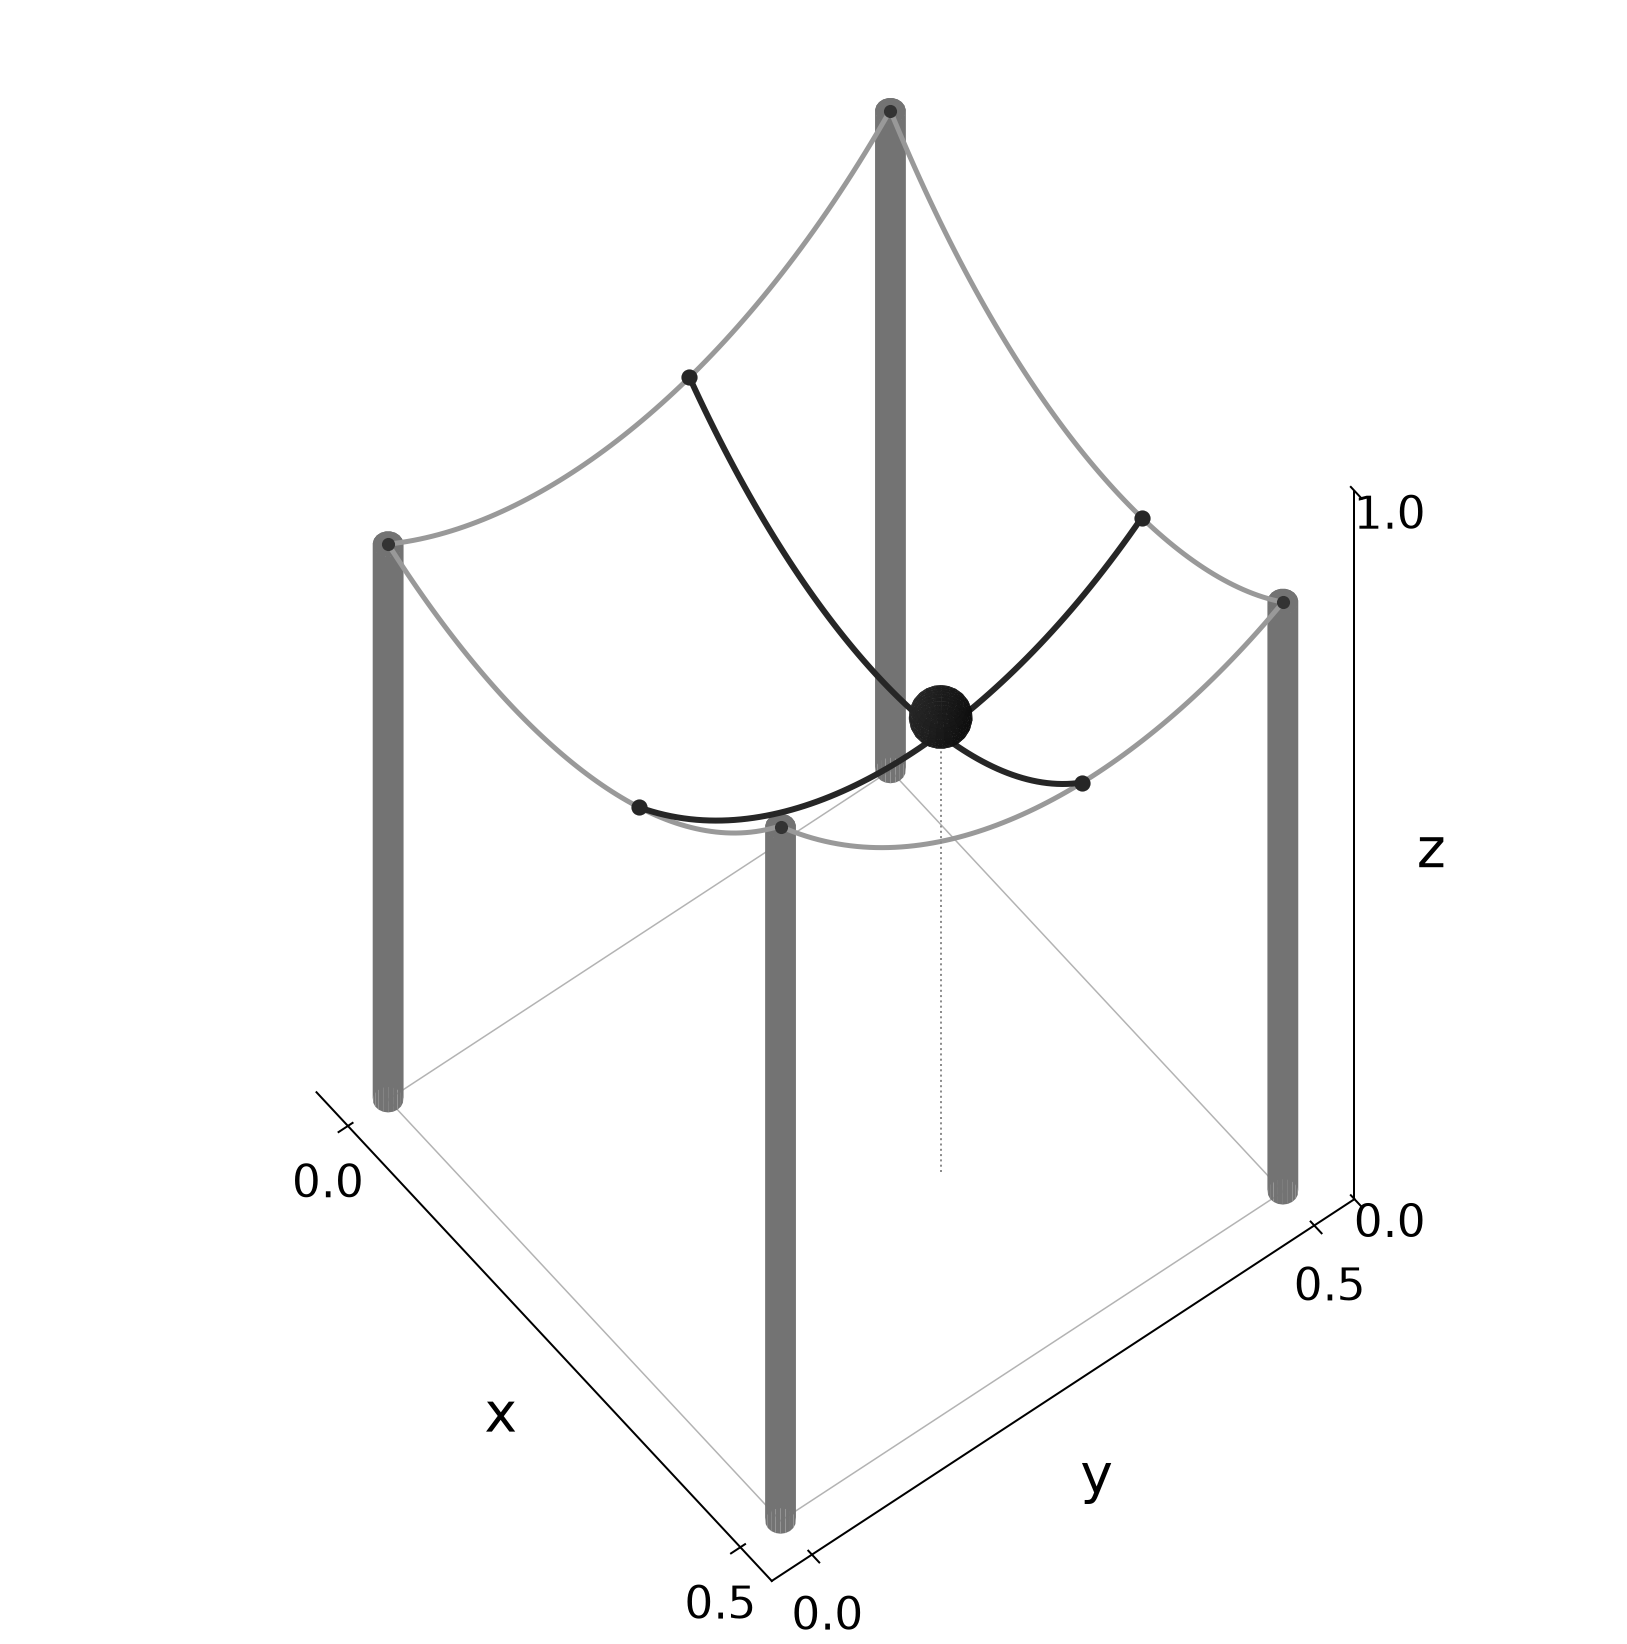

Write Python code to recreate this figure.
"""Single-cell visualization showing the six catenary curves used to compute
the fabric height at a ball's position.

Renders:
  - 4 corner rods (cylinders)
  - 4 perimeter catenaries (W, E, S, N) anchored to rod tops
  - 2 interpolating catenaries (WE at ball.y, SN at ball.x) whose intersection
    gives the surface height where the ball rests
  - 1 ball resting on the surface at that intersection
  - dotted vertical drop lines and small markers on the perimeter catenaries
    showing where the interpolating catenaries are anchored

The fabric surface itself is intentionally NOT drawn — only the curves that
define the height at the ball's position.
"""
import sys
from pathlib import Path

import numpy as np
import matplotlib.pyplot as plt
from mpl_toolkits.mplot3d.art3d import Poly3DCollection

sys.path.insert(0, str(Path(__file__).parent.parent.parent))

from src.physics import catenary as cat


# ---- cell parameters ----------------------------------------------------
D_RODS = 0.5
D_FABRIC = 0.6

# Asymmetric rod heights so all six catenaries have visibly different sag.
# Layout (looking down on the cell):
#       NW (0,1) ---- NE (1,1)
#         |              |
#       SW (0,0) ---- SE (1,0)
rod_sw = 0.80
rod_se = 1.00
rod_nw = 0.95
rod_ne = 0.85

# Ball position within the cell (local cell coordinates)
ball_x = 0.32
ball_y = 0.30
BALL_RADIUS = 0.05 * 0.5


# ---- compute the six catenaries -----------------------------------------
# W / E run along y (between south-and-north rods)
cat_w = cat.findcatenaryparameters(D_FABRIC, D_RODS, rod_sw, rod_nw)
cat_e = cat.findcatenaryparameters(D_FABRIC, D_RODS, rod_se, rod_ne)

# S / N run along x (between west-and-east rods)
cat_s = cat.findcatenaryparameters(D_FABRIC, D_RODS, rod_sw, rod_se)
cat_n = cat.findcatenaryparameters(D_FABRIC, D_RODS, rod_nw, rod_ne)

# Heights of the W/E catenaries at the ball's y → endpoints of the WE catenary
height_w_y = cat.catenary(ball_y, cat_w)
height_e_y = cat.catenary(ball_y, cat_e)
cat_we = cat.findcatenaryparameters(D_FABRIC, D_RODS, height_w_y, height_e_y)

# Heights of the S/N catenaries at the ball's x → endpoints of the SN catenary
height_s_x = cat.catenary(ball_x, cat_s)
height_n_x = cat.catenary(ball_x, cat_n)
cat_sn = cat.findcatenaryparameters(D_FABRIC, D_RODS, height_s_x, height_n_x)

# Surface height at the ball
surface_z = cat.catenary(ball_x, cat_we)
ball_center_z = surface_z + BALL_RADIUS


# ---- helpers ------------------------------------------------------------
def sample_curve(params, n=80, lo=0.0, hi=D_RODS):
    t = np.linspace(lo, hi, n)
    z = cat.catenary(t, params)
    return t, z


def draw_rod(ax, x, y, z, radius=0.012, sectors=20, color="0.45", zorder=1):
    theta = np.linspace(0, 2 * np.pi, sectors)
    cx = x + radius * np.cos(theta)
    cy = y + radius * np.sin(theta)
    bottom = np.full_like(cx, 0.0)
    top = np.full_like(cx, z)

    # side wall
    side = []
    for k in range(sectors - 1):
        side.append([
            (cx[k], cy[k], bottom[k]),
            (cx[k + 1], cy[k + 1], bottom[k + 1]),
            (cx[k + 1], cy[k + 1], top[k + 1]),
            (cx[k], cy[k], top[k]),
        ])
    side_coll = Poly3DCollection(side, facecolor=color, edgecolor="none")
    side_coll.set_zorder(zorder)
    ax.add_collection3d(side_coll)

    # top cap
    cap = [list(zip(cx, cy, top))]
    cap_coll = Poly3DCollection(cap, facecolor=color, edgecolor="none")
    cap_coll.set_zorder(zorder)
    ax.add_collection3d(cap_coll)


def draw_sphere(ax, x, y, z, radius, color="0.15", n=24, zorder=20):
    u = np.linspace(0, 2 * np.pi, n)
    v = np.linspace(0, np.pi, n)
    sx = x + radius * np.outer(np.cos(u), np.sin(v))
    sy = y + radius * np.outer(np.sin(u), np.sin(v))
    sz = z + radius * np.outer(np.ones_like(u), np.cos(v))
    surf = ax.plot_surface(sx, sy, sz, color=color, linewidth=0, antialiased=True, shade=True)
    surf.set_zorder(zorder)


# ---- plot ---------------------------------------------------------------
fig = plt.figure(figsize=(11, 9))
ax = fig.add_subplot(111, projection="3d")
ax.set_proj_type("ortho")
# Disable matplotlib's per-frame z-sorting so we can control draw order
# explicitly via zorder. This lets the catenaries render on top of rods.
ax.computed_zorder = False

# Draw order (via zorder, since computed_zorder=False):
#   1  floor footprint
#   2  rods
#  10  perimeter catenaries
#  11  interpolating catenaries
#  12  anchor markers and rod-top dots
#  13  vertical drop line
#  20  ball

# floor footprint of the cell (just the four edges, very faint)
floor_x = [0, D_RODS, D_RODS, 0, 0]
floor_y = [0, 0, D_RODS, D_RODS, 0]
ax.plot(floor_x, floor_y, [0] * 5, color="0.7", lw=0.6, zorder=1)

# rods
for (rx, ry, rz) in [
    (0.0, 0.0, rod_sw),
    (D_RODS, 0.0, rod_se),
    (0.0, D_RODS, rod_nw),
    (D_RODS, D_RODS, rod_ne),
]:
    draw_rod(ax, rx, ry, rz, zorder=2)

# perimeter catenaries (the four "rod-to-rod" ones)
PERIM_COLOR = "0.6"
PERIM_LW = 2.0

ys, zw = sample_curve(cat_w)
ax.plot(np.zeros_like(ys), ys, zw, color=PERIM_COLOR, lw=PERIM_LW, zorder=10)

ys, ze = sample_curve(cat_e)
ax.plot(np.full_like(ys, D_RODS), ys, ze, color=PERIM_COLOR, lw=PERIM_LW, zorder=10)

xs, zs = sample_curve(cat_s)
ax.plot(xs, np.zeros_like(xs), zs, color=PERIM_COLOR, lw=PERIM_LW, zorder=10)

xs, zn = sample_curve(cat_n)
ax.plot(xs, np.full_like(xs, D_RODS), zn, color=PERIM_COLOR, lw=PERIM_LW, zorder=10)

# interpolating catenaries
INTERP_COLOR = "0.15"
INTERP_LW = 2.4

xs, zwe = sample_curve(cat_we)
ax.plot(xs, np.full_like(xs, ball_y), zwe, color=INTERP_COLOR, lw=INTERP_LW, zorder=11)

ys, zsn = sample_curve(cat_sn)
ax.plot(np.full_like(ys, ball_x), ys, zsn, color=INTERP_COLOR, lw=INTERP_LW, zorder=11)

# rod-top dots and anchor markers for the interpolating catenaries
for (rx, ry, rz) in [
    (0.0, 0.0, rod_sw),
    (D_RODS, 0.0, rod_se),
    (0.0, D_RODS, rod_nw),
    (D_RODS, D_RODS, rod_ne),
]:
    ax.scatter([rx], [ry], [rz], color="0.2", s=18, depthshade=False, zorder=12)

ANCHOR_COLOR = "0.15"
ax.scatter([0.0], [ball_y], [height_w_y], color=ANCHOR_COLOR, s=30, depthshade=False, zorder=12)
ax.scatter([D_RODS], [ball_y], [height_e_y], color=ANCHOR_COLOR, s=30, depthshade=False, zorder=12)
ax.scatter([ball_x], [0.0], [height_s_x], color=ANCHOR_COLOR, s=30, depthshade=False, zorder=12)
ax.scatter([ball_x], [D_RODS], [height_n_x], color=ANCHOR_COLOR, s=30, depthshade=False, zorder=12)

# vertical drop from ball to ground
ax.plot([ball_x, ball_x], [ball_y, ball_y], [0.0, surface_z],
        color="0.55", lw=0.8, linestyle=":", zorder=13)

# ball
draw_sphere(ax, ball_x, ball_y, ball_center_z, BALL_RADIUS, zorder=20)

# axes / framing — show rods all the way down to z=0 with a tight x-y margin.
margin = 0.04
ax.set_xlim(-margin, D_RODS + margin)
ax.set_ylim(-margin, D_RODS + margin)
z_lo = 0.0
z_hi = max(rod_sw, rod_se, rod_nw, rod_ne) + 0.02
ax.set_zlim(z_lo, z_hi)
ax.set_box_aspect((D_RODS + 2 * margin, D_RODS + 2 * margin, (z_hi - z_lo) * 1.0))

ax.view_init(elev=57, azim=-38)

# Label the x and y axes; keep the panes/grid hidden and blank the z-axis.
LABEL_FS = 22
TICK_FS = 18
ax.set_xlabel("x", fontsize=LABEL_FS)
ax.set_ylabel("y", fontsize=LABEL_FS)
ax.set_xticks([0, D_RODS])
ax.set_yticks([0, D_RODS])
ax.set_zticks([z_lo, z_hi])
ax.set_zticklabels([f"{z_lo:.1f}", f"{z_hi:.1f}"])
ax.set_zlabel("z", fontsize=LABEL_FS)
ax.tick_params(labelsize=TICK_FS)
ax.grid(False)
for axis in (ax.xaxis, ax.yaxis, ax.zaxis):
    axis.pane.set_visible(False)

plt.subplots_adjust(left=0, right=1, bottom=0, top=1)
for ext in ("png", "pdf"):
    out_path = Path(__file__).parent / f"cell_catenaries.{ext}"
    plt.savefig(out_path, dpi=180, bbox_inches="tight", pad_inches=0.02)
    print(f"Saved {out_path}")
